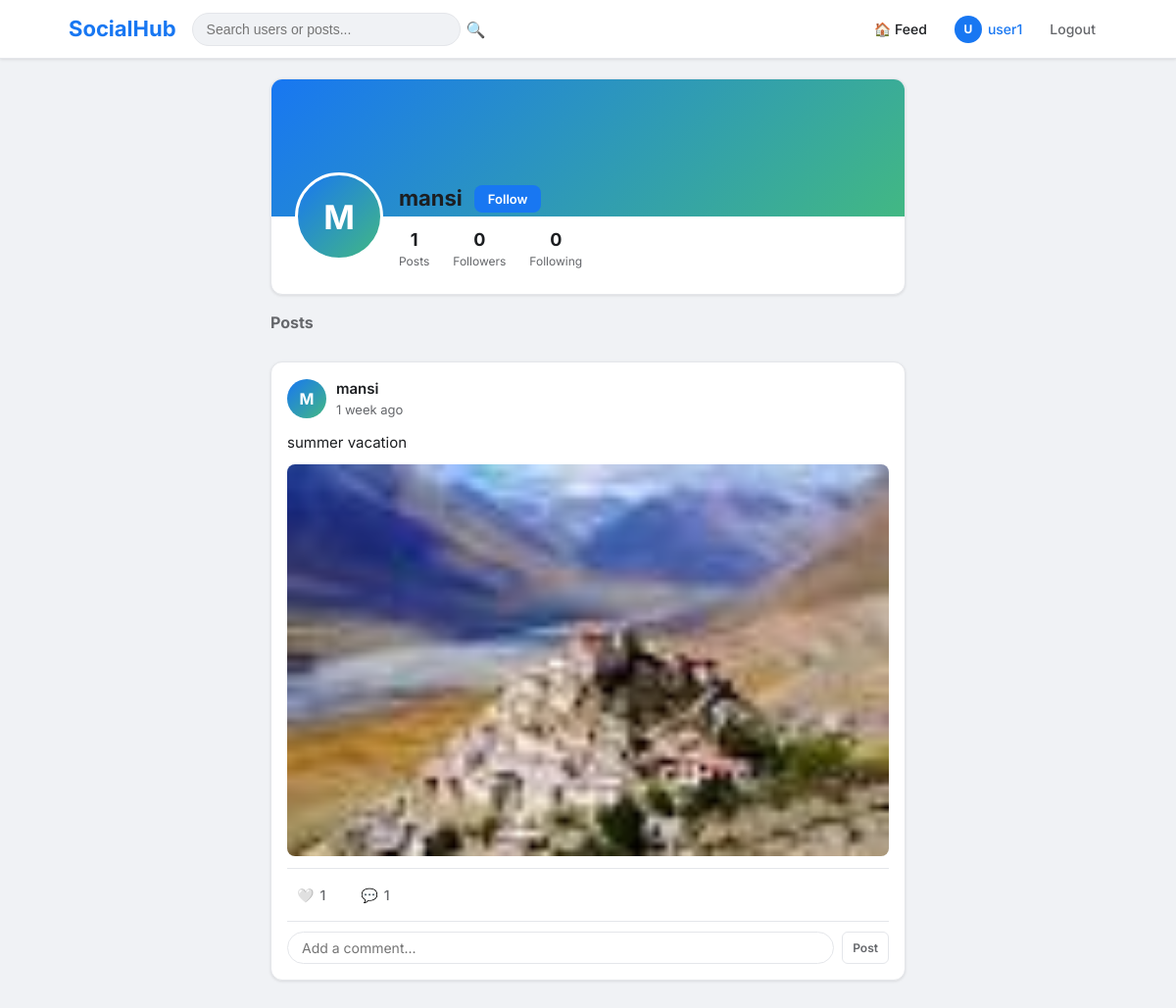
/profile/mansi/ (signed in), run on the app's committed database.
### social/models.py (models this page shows, shortened)
class Post(models.Model):
    author = models.ForeignKey(User, on_delete=models.CASCADE, related_name='posts')
    content = models.TextField(max_length=1000)
    image = models.ImageField(upload_to='posts/', blank=True, null=True)
    created_at = models.DateTimeField(auto_now_add=True)
    updated_at = models.DateTimeField(auto_now=True)
    class Meta:
        ordering = ['-created_at']
    def get_likes_count(self):
        return Like.objects.filter(post=self).count()
    def get_comments_count(self):
        return Comment.objects.filter(post=self).count()
    def is_liked_by(self, user):
        return Like.objects.filter(post=self, user=user).exists()

### social/views.py (the view)
# urls.py: path('profile/<str:username>/', views.profile_view, name='profile'),
@login_required
def profile_view(request, username):
    profile_user = get_object_or_404(User, username=username)
    posts = Post.objects.filter(author=profile_user).select_related('author', 'author__profile')
    is_following = Follow.objects.filter(follower=request.user, following=profile_user).exists()
    for post in posts:
        post.liked_by_user = post.is_liked_by(request.user)
    return render(request, 'social/profile.html', {
        'profile_user': profile_user,
        'posts': posts,
        'is_following': is_following,
        'followers_count': profile_user.profile.get_followers_count(),
        'following_count': profile_user.profile.get_following_count(),
        'posts_count': profile_user.profile.get_posts_count(),
    })

### social/models.py (called while the page is built)
    def get_followers_count(self):
        return Follow.objects.filter(following=self.user).count()

    def get_following_count(self):
        return Follow.objects.filter(follower=self.user).count()

    def get_posts_count(self):
        return Post.objects.filter(author=self.user).count()

### social/templates/social/profile.html (shortened to what this page needs)
{% extends 'social/base.html' %}
{% load static %}
{% block content %}
<div class="profile-layout">
  <div class="card profile-header-card">
    <div class="profile-cover"></div>
    <div class="profile-info">
      <div class="profile-avatar-wrap">
        {% if profile_user.profile.avatar %}
          <img src="{{ profile_user.profile.avatar.url }}" class="avatar avatar-xl" alt="">
        {% else %}
          <div class="avatar avatar-xl avatar-placeholder">{{ profile_user.username|first|upper }}</div>
        {% endif %}
      </div>
      <div class="profile-details">
        <div class="profile-name-row">
          <h2>{{ profile_user.username }}</h2>
          {% if profile_user != user %}
            <button class="btn btn-primary btn-sm follow-btn"
                    data-username="{{ profile_user.username }}"
                    data-following="{{ is_following|yesno:'true,false' }}"
                    id="followBtn">
              {% if is_following %}Following{% else %}Follow{% endif %}
            </button>
          {% else %}
            <a href="{% url 'edit_profile' user.username %}" class="btn btn-outline btn-sm">Edit Profile</a>
          {% endif %}
        </div>
        <div class="profile-stats">
          <div class="stat-item">
            <span class="stat-num">{{ posts_count }}</span>
            <span class="stat-label">Posts</span>
          </div>
          <a href="{% url 'followers' profile_user.username %}" class="stat-item">
            <span class="stat-num" id="followerCount">{{ followers_count }}</span>
            <span class="stat-label">Followers</span>
          </a>
          <a href="{% url 'following' profile_user.username %}" class="stat-item">
            <span class="stat-num">{{ following_count }}</span>
            <span class="stat-label">Following</span>
          </a>
        </div>
      </div>
    </div>
  </div>
  <div class="profile-posts">
    <h3 class="section-title">Posts</h3>
    {% for post in posts %}
      {% include 'social/partials/post_card.html' %}
    {% empty %}
      <div class="empty-state card">
        <div class="empty-icon">📝</div>
        <p>No posts yet.</p>
      </div>
    {% endfor %}
  </div>
</div>
{% endblock %}

### social/templates/social/base.html (shortened to what this page needs)
<!DOCTYPE html>
<html lang="en">
<head>
  {% load static %}
  <link rel="stylesheet" href="{% static 'social/css/main.css' %}">
</head>
<body>
{% if user.is_authenticated %}
<nav class="navbar">
  <div class="nav-inner">
    <a href="{% url 'feed' %}" class="nav-logo">SocialHub</a>
    <form method="GET" action="{% url 'search' %}" class="nav-search">
      <input type="text" name="q" placeholder="Search users or posts..." value="{{ request.GET.q|default:'' }}">
      <button type="submit">🔍</button>
    </form>
    <div class="nav-links">
      <a href="{% url 'feed' %}" class="nav-link {% if request.resolver_match.url_name == 'feed' %}active{% endif %}">🏠 Feed</a>
      <a href="{% url 'profile' user.username %}" class="nav-link {% if request.resolver_match.url_name == 'profile' %}active{% endif %}">
        {% if user.profile.avatar %}
          <img src="{{ user.profile.avatar.url }}" class="nav-avatar" alt="">
        {% else %}
          <span class="nav-avatar-placeholder">{{ user.username|first|upper }}</span>
        {% endif %}
        {{ user.username }}
      </a>
      <a href="{% url 'logout' %}" class="nav-link nav-logout">Logout</a>
    </div>
  </div>
</nav>
{% endif %}
<main class="main-content {% if not user.is_authenticated %}auth-page{% endif %}">
  {% block content %}{% endblock %}
</main>
</body>
</html>

### social/templates/social/partials/post_card.html (shortened to what this page needs)
{% load static %}
<div class="card post-card" id="post-{{ post.id }}">
  <div class="post-header">
    <a href="{% url 'profile' post.author.username %}" class="post-author">
      {% if post.author.profile.avatar %}
        <img src="{{ post.author.profile.avatar.url }}" class="avatar avatar-md" alt="">
      {% else %}
        <div class="avatar avatar-md avatar-placeholder">{{ post.author.username|first|upper }}</div>
      {% endif %}
      <div>
        <span class="username-link">{{ post.author.username }}</span>
        <span class="post-time text-muted text-sm">{{ post.created_at|timesince }} ago</span>
      </div>
    </a>
  </div>
  <div class="post-content">
    <p>{{ post.content }}</p>
    {% if post.image %}
      <img src="{{ post.image.url }}" class="post-image" alt="Post image">
    {% endif %}
  </div>
  <div class="post-footer">
    <button class="btn-reaction like-btn {% if post.liked_by_user %}liked{% endif %}"
            data-post-id="{{ post.id }}" data-liked="{{ post.liked_by_user|yesno:'true,false' }}">
      <span class="like-icon">{% if post.liked_by_user %}❤️{% else %}🤍{% endif %}</span>
      <span class="like-count">{{ post.get_likes_count }}</span>
    </button>
    <a href="{% url 'post_detail' post.id %}" class="btn-reaction">
      💬 <span>{{ post.get_comments_count }}</span>
    </a>
  </div>
  <div class="quick-comment">
    <form class="comment-quick-form" data-post-id="{{ post.id }}">
      <input type="text" class="comment-input" name="content" placeholder="Add a comment...">
      <button type="submit" class="btn btn-ghost btn-xs">Post</button>
    </form>
  </div>
</div>

### data on the page
Post: author.username|first "M", author.username "mansi", created_at "1 week", content "summer vacation", image (picture), get_likes_count "1", get_comments_count "1"

### other printed values
{{ user.username|first|upper }} "U"
{{ user.username }} "user1"
{{ profile_user.username|first|upper }} "M"
{{ profile_user.username }} "mansi"
{{ posts_count }} "1"
{{ followers_count }} "0"
{{ following_count }} "0"
